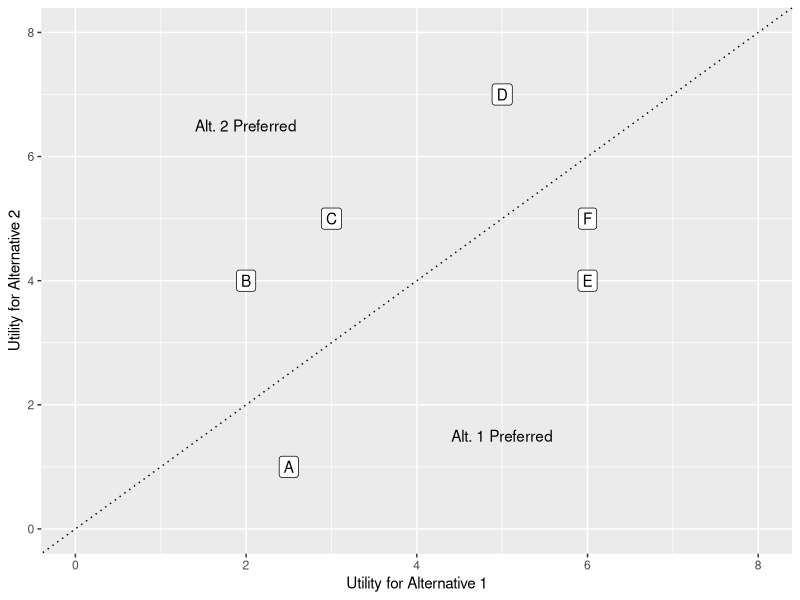

R code for this plot:
## ---- chunk 1

library(tidyverse)

## ---- chunk 2

tibble(U1 = c(2.5, 2, 3, 5, 6, 6), 
       U2 = c(1, 4, 5, 7, 4, 5),
       label = c("A", "B", "C", "D", "E", "F")) %>%
  ggplot(aes(x = U1, y = U2, label = label)) + 
  geom_point() + 
  xlab("Utility for Alternative 1") + 
  ylab("Utility for Alternative 2") +
  geom_abline(slope = 1, intercept = 0, lty = "dotted") + 
  geom_label() + 
  geom_text(data = 
              tibble(U1 = c(2,5), U2 = c(6.5, 1.5), 
                     label= c("Alt. 2 Preferred", "Alt. 1 Preferred"))) + 
  scale_x_continuous(limits = c(0,8)) + 
  scale_y_continuous(limits = c(0,8))


